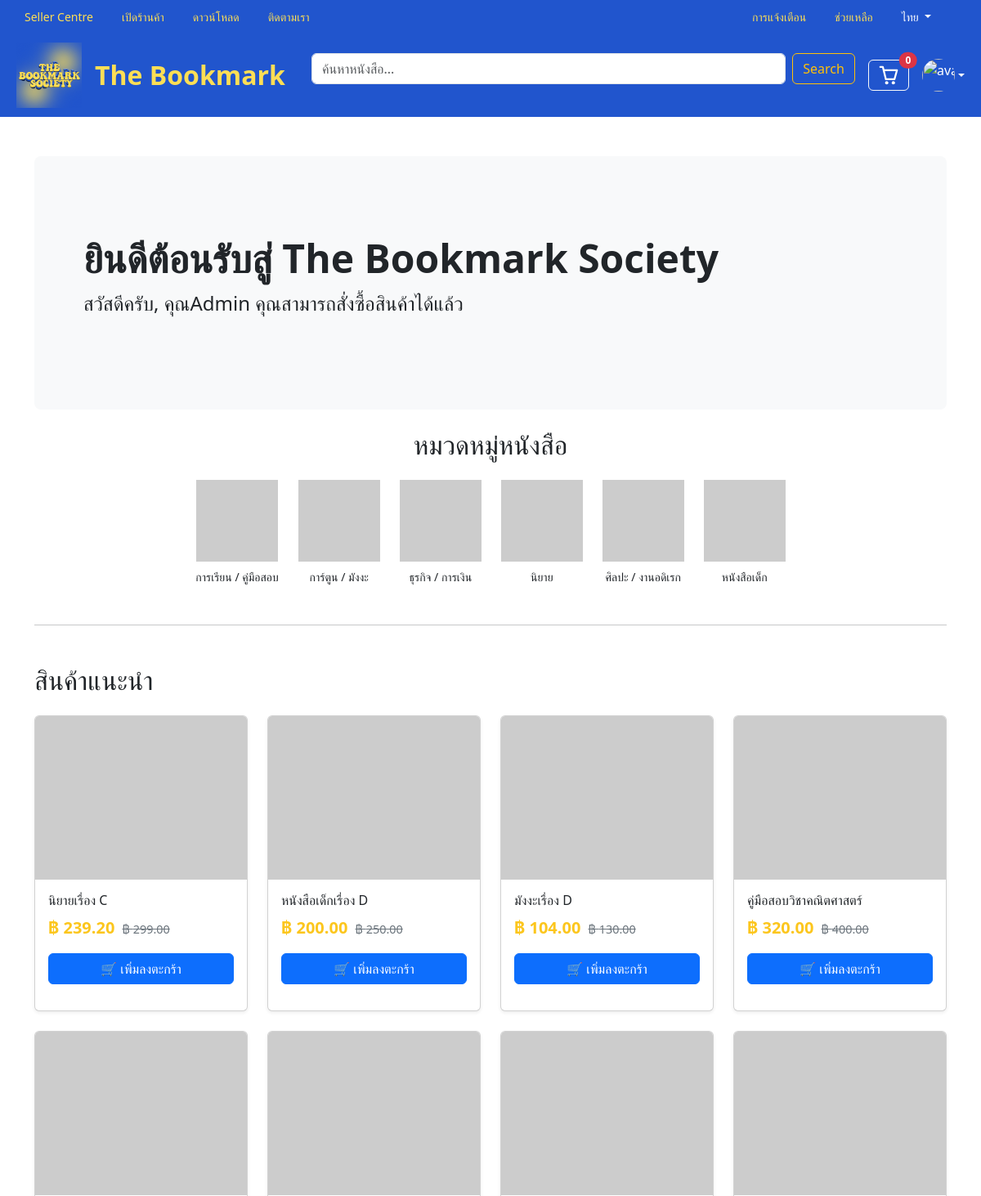
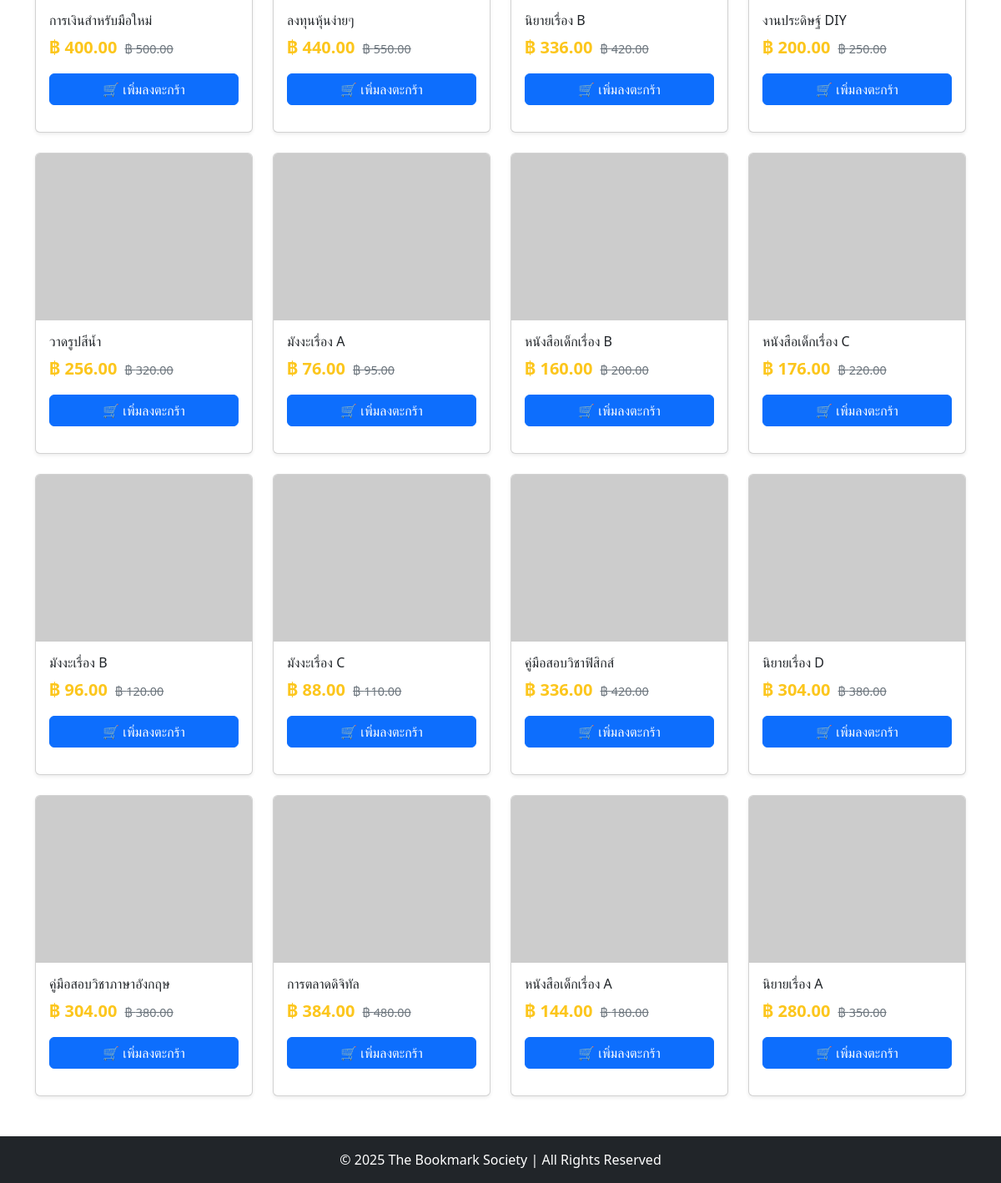
Page /pages/index.php (signed in) on the committed database (2 pictures, top to bottom).
### tables this page shows
CREATE TABLE `categories` (
  `id` int(11) NOT NULL,
  `title` varchar(100) NOT NULL,
  `slug` varchar(100) NOT NULL,
  `parent_id` int(11) DEFAULT NULL,
  `created_at` timestamp NOT NULL DEFAULT current_timestamp(),
  `updated_at` timestamp NOT NULL DEFAULT current_timestamp() ON UPDATE current_timestamp()
);

CREATE TABLE `products` (
  `id` int(11) NOT NULL,
  `category_id` int(11) NOT NULL,
  `title` varchar(255) NOT NULL,
  `slug` varchar(255) NOT NULL,
  `description` text DEFAULT NULL,
  `author` varchar(255) DEFAULT NULL,
  `publisher` varchar(255) DEFAULT NULL,
  `price` decimal(10,2) NOT NULL,
  `stock` int(11) DEFAULT 0,
  `image_url` varchar(255) DEFAULT NULL,
  `created_at` timestamp NOT NULL DEFAULT current_timestamp(),
  `updated_at` timestamp NOT NULL DEFAULT current_timestamp() ON UPDATE current_timestamp()
);

### pages/categories.php (called while the page is built, shortened)
<?php
function getAllCategories($conn): array
{
    try {
        $result = mysqli_query($conn, 'SELECT id, title, slug FROM categories ORDER BY title ASC');
        $categories = [];
        if ($result) {
            while ($row = mysqli_fetch_assoc($result)) {
                $categories[] = $row;
            }
        } else {
            error_log("Category Query Error: " . mysqli_error($conn));
        }
        return $categories;
    } catch (\Throwable $e) {
        error_log("Category Fetch Error: " . $e->getMessage());
        return [];
    }
}

### pages/products.php (called while the page is built, shortened)
<?php
function getAllProducts($conn, $limit = null): array
{
    try {
        $sql = "
            SELECT
                p.id, p.title, p.slug, p.price, p.stock, p.image_url,
                c.title AS category_title, c.slug AS category_slug
            FROM
                products p
            INNER JOIN
                categories c ON p.category_id = c.id
            ORDER BY
                RAND() /* เพิ่มการสุ่มสินค้าที่นี่ */
        ";
        $result = mysqli_query($conn, $sql);
        $products = [];
        if ($result) {
            while ($row = mysqli_fetch_assoc($result)) {
                $products[] = $row;
            }
        } else {
            error_log("All Products Query Error: " . mysqli_error($conn));
        }
        return $products;
    } catch (\Throwable $e) {
        error_log("All Products Fetch Error: " . $e->getMessage());
        return [];
    }
}

### pages/index.php (the view, shortened to what this page needs)
<?php
include '../config/connectdb.php';
require_once 'categories.php';
require_once 'products.php';
$is_logged_in = isset($_SESSION['role']);
$categories = getAllCategories($conn);
if ($is_logged_in) {
    $products = getAllProducts($conn, null);
} else {
    $products = getAllProducts($conn, 12);
}
function getCategoryImageUrl(string $slug): string {
    return "https://picsum.photos/100/100?random=" . crc32($slug);
}
function getProductImageUrl(string $title): string {
    return "https://picsum.photos/300/200?random=" . crc32($title);
}
?>
<!doctype html>
<html lang="th">
<head>
    <link href="https://cdn.jsdelivr.net/npm/bootstrap@5.3.3/dist/css/bootstrap.min.css" rel="stylesheet">
</head>
<body>
<?php include '../includes/navbar.php'; ?>
<div class="container mt-5">
    <div class="p-5 mb-4 bg-light rounded-3">
        <div class="container-fluid py-5">
            <h1 class="display-5 fw-bold">ยินดีต้อนรับสู่ The Bookmark Society</h1>
            <p class="col-md-8 fs-4">
                <?php if ($is_logged_in): ?>
                    สวัสดีครับ, คุณ<?php echo htmlspecialchars($_SESSION['firstname']); ?> คุณสามารถสั่งซื้อสินค้าได้แล้ว
                <?php endif; ?>
            </p>
        </div>
    </div>
    <h2 class="text-center mb-4">หมวดหมู่หนังสือ</h2>
    <div class="row row-cols-auto justify-content-center g-4 mb-5">
        <?php if (!empty($categories)): ?>
            <?php foreach ($categories as $cat): ?>
                <div class="col text-center">
                    <a href="/category/<?= htmlspecialchars($cat['slug']) ?>" class="d-block text-decoration-none text-dark">
                        <img src="<?= getCategoryImageUrl($cat['slug']) ?>"
                             alt="<?= htmlspecialchars($cat['title']) ?>"
                             class="mb-2">
                        <small class="d-block"><?= htmlspecialchars($cat['title']) ?></small>
                    </a>
                </div>
            <?php endforeach; ?>
        <?php else: ?>
            <p class="text-center">ไม่พบหมวดหมู่</p>
        <?php endif; ?>
    </div>
    <hr class="my-5">
    <h2 class="mb-4">สินค้าแนะนำ</h2>
    <div class="row row-cols-1 row-cols-sm-2 row-cols-md-3 row-cols-lg-4 g-4 mb-5">
    <?php if (!empty($products)): ?>
        <?php foreach ($products as $product): ?>
            <div class="col">
                <div class="card product-card h-100 shadow-sm">
                    <img src="<?= getProductImageUrl($product['title']) ?>"
                         class="card-img-top"
                         alt="<?= htmlspecialchars($product['title']) ?>">
                    <div class="card-body">
                        <h5 class="card-title fs-6">
                            <a href="/product/<?= htmlspecialchars($product['slug']) ?>" class="text-decoration-none text-dark">
                                <?= htmlspecialchars($product['title']) ?>
                            </a>
                        </h5>
                        <div class="mt-2 mb-3">
                            <span class="product-price-new">฿ <?= number_format($product['price'] * 0.8, 2) ?></span>
                            <span class="product-price-old">฿ <?= number_format($product['price'], 2) ?></span>
                        </div>
                        <?php if ($is_logged_in): ?>
                            <form action="../cart/add.php" method="POST" class="d-grid gap-2">
                                <button type="submit" class="btn btn-primary">🛒 เพิ่มลงตะกร้า</button>
                            </form>
                        <?php else: ?>
                            <a href="../auth/login.php" class="btn btn-outline-primary d-grid gap-2">
                                ล็อกอินเพื่อสั่งซื้อ
                            </a>
                        <?php endif; ?>
                        </div>
                </div>
            </div>
        <?php endforeach; ?>
    <?php else: ?>
        <p>ไม่พบสินค้าในระบบ</p>
    <?php endif; ?>
</div>
</div>
<?php include '../includes/footer.php'; ?>
</body>
</html>

### pages/index.php (style rules this page uses)
.product-card .card-img-top { height: 200px; object-fit: cover; }
.product-price-new { font-size: 1.25em; font-weight: 700; color: #FCC61D; margin-right: 5px; }
.product-price-old { font-size: 0.9em; text-decoration: line-through; color: #6c757d; }
.card-body { position: relative; }

### rows in the picture
categories: title "การเรียน / คู่มือสอบ"
categories: title "การ์ตูน / มังงะ"
categories: title "ธุรกิจ / การเงิน"
categories: title "นิยาย"
categories: title "ศิลปะ / งานอดิเรก"
categories: title "หนังสือเด็ก"
products: title "นิยายเรื่อง C", $product['price']*0.8 "239.20", price "299.00"
products: title "หนังสือเด็กเรื่อง D", $product['price']*0.8 "200.00", price "250.00"
products: title "มังงะเรื่อง D", $product['price']*0.8 "104.00", price "130.00"
products: title "คู่มือสอบวิชาคณิตศาสตร์", $product['price']*0.8 "320.00", price "400.00"
products: title "การเงินสำหรับมือใหม่", $product['price']*0.8 "400.00", price "500.00"
products: title "ลงทุนหุ้นง่ายๆ", $product['price']*0.8 "440.00", price "550.00"
products: title "นิยายเรื่อง B", $product['price']*0.8 "336.00", price "420.00"
products: title "งานประดิษฐ์ DIY", $product['price']*0.8 "200.00", price "250.00"
products: title "วาดรูปสีน้ำ", $product['price']*0.8 "256.00", price "320.00"
products: title "มังงะเรื่อง A", $product['price']*0.8 "76.00", price "95.00"
products: title "หนังสือเด็กเรื่อง B", $product['price']*0.8 "160.00", price "200.00"
products: title "หนังสือเด็กเรื่อง C", $product['price']*0.8 "176.00", price "220.00"
products: title "มังงะเรื่อง B", $product['price']*0.8 "96.00", price "120.00"
products: title "มังงะเรื่อง C", $product['price']*0.8 "88.00", price "110.00"
products: title "คู่มือสอบวิชาฟิสิกส์", $product['price']*0.8 "336.00", price "420.00"
products: title "นิยายเรื่อง D", $product['price']*0.8 "304.00", price "380.00"
products: title "คู่มือสอบวิชาภาษาอังกฤษ", $product['price']*0.8 "304.00", price "380.00"
products: title "การตลาดดิจิทัล", $product['price']*0.8 "384.00", price "480.00"
products: title "หนังสือเด็กเรื่อง A", $product['price']*0.8 "144.00", price "180.00"
products: title "นิยายเรื่อง A", $product['price']*0.8 "280.00", price "350.00"

### other values in the picture
$cartCount "0"
$_SESSION['firstname'] "Admin"
